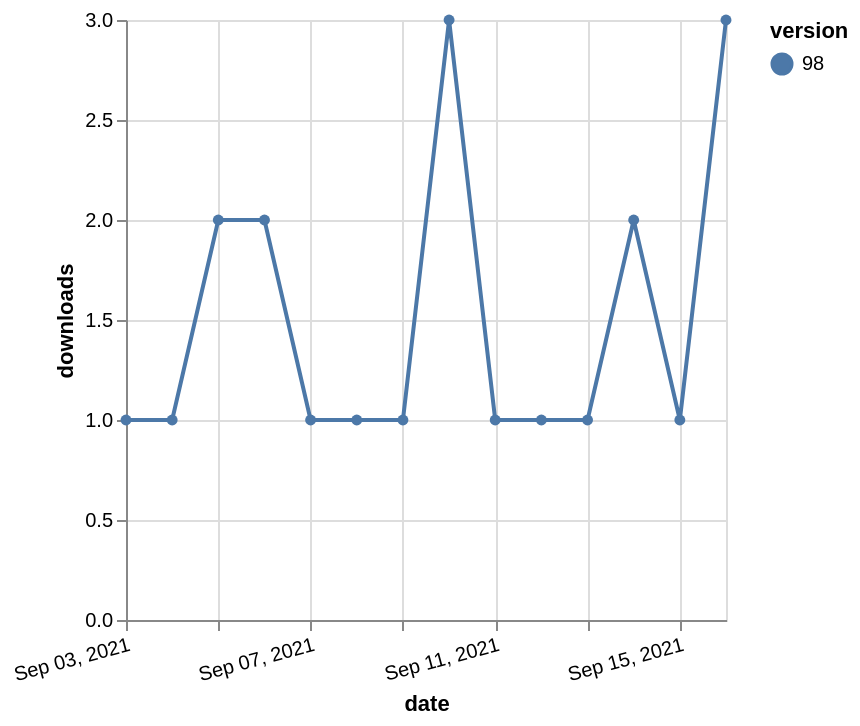

Describe this chart as a Vega-Lite specification.
### Vega-Lite specification from a JSON file in a GitHub repository (floating-point values rounded to 4 significant figures)
{"$schema": "https://vega.github.io/schema/vega-lite/v5.json", "description": "A simple bar chart with embedded data.", "data": {"values": [{"date": "2021-09-03", "total": 274, "delta": 1, "version": "98"}, {"date": "2021-09-04", "total": 275, "delta": 1, "version": "98"}, {"date": "2021-09-05", "total": 277, "delta": 2, "version": "98"}, {"date": "2021-09-06", "total": 279, "delta": 2, "version": "98"}, {"date": "2021-09-07", "total": 280, "delta": 1, "version": "98"}, {"date": "2021-09-08", "total": 281, "delta": 1, "version": "98"}, {"date": "2021-09-09", "total": 282, "delta": 1, "version": "98"}, {"date": "2021-09-10", "total": 285, "delta": 3, "version": "98"}, {"date": "2021-09-11", "total": 286, "delta": 1, "version": "98"}, {"date": "2021-09-12", "total": 287, "delta": 1, "version": "98"}, {"date": "2021-09-13", "total": 288, "delta": 1, "version": "98"}, {"date": "2021-09-14", "total": 290, "delta": 2, "version": "98"}, {"date": "2021-09-15", "total": 291, "delta": 1, "version": "98"}, {"date": "2021-09-16", "total": 294, "delta": 3, "version": "98"}]}, "width": "container", "mark": {"type": "line", "point": {"filled": true}}, "encoding": {"x": {"field": "date", "type": "temporal", "timeUnit": "yearmonthdate", "title": "date", "axis": {"labelAngle": -15}}, "y": {"field": "delta", "type": "quantitative", "title": "downloads"}, "color": {"field": "version", "type": "nominal"}, "tooltip": {"field": "delta"}}}
